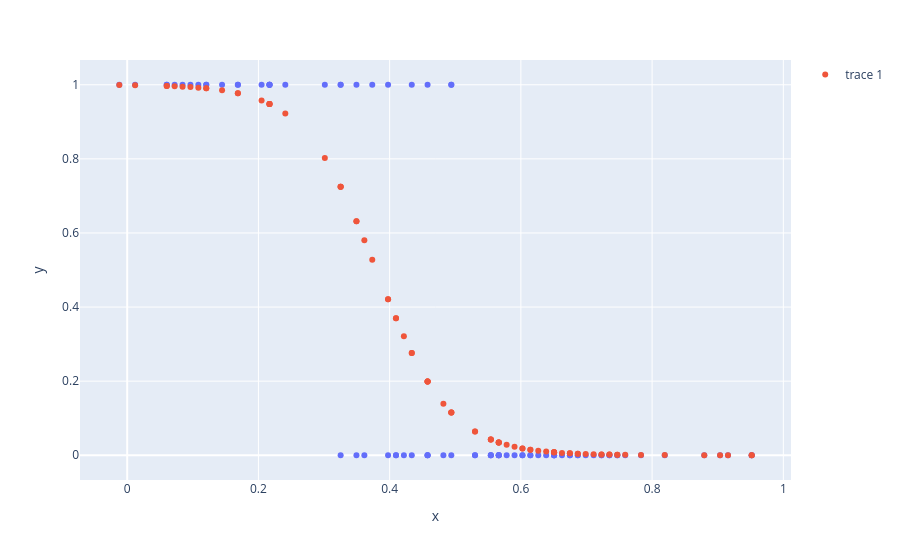

Notebook code for this chart:
### Markdown cell above
Let's plot the prediction to see if our prediction makes sense:

### Code cell
pred = evaluate_set(X_test, gw_weights, gw_bias)
fig = px.scatter(x=X_test[:, 0], y=y_test)
fig.add_scatter(x=X_test[:, 0], y=pred, mode="markers")
fig.show()
